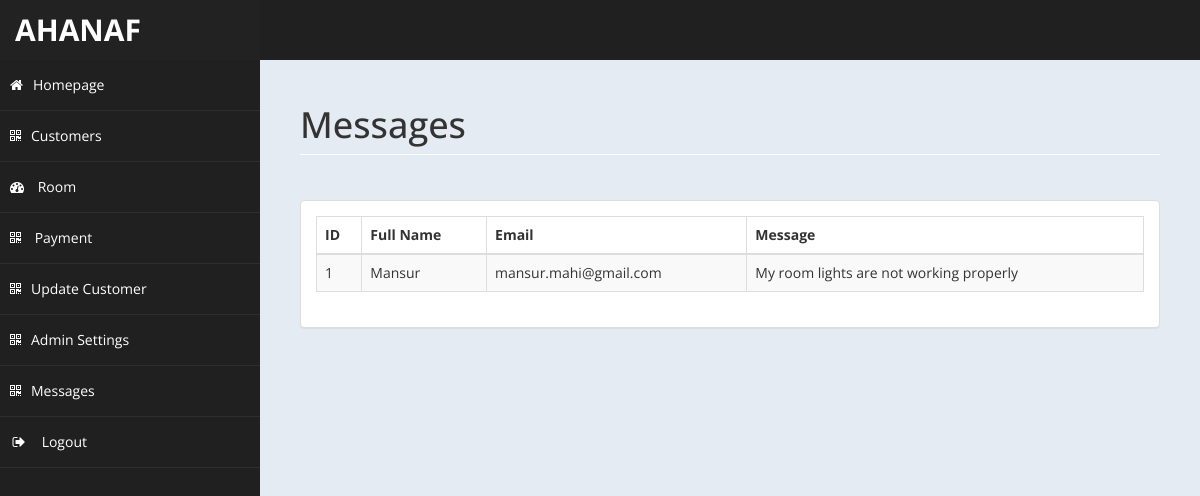
/admin/message.php (signed in), run on the app's committed database.
### tables this page shows
CREATE TABLE `messages` (
  `id` int(100) NOT NULL,
  `Fname` varchar(1000) NOT NULL,
  `Email` varchar(100) NOT NULL,
  `MessageBox` varchar(1000) NOT NULL
);

### admin/message.php (the view, shortened to what this page needs)
<!DOCTYPE html>
<html xmlns="http://www.w3.org/1999/xhtml">
<head>
    <link href="assets/css/bootstrap.css" rel="stylesheet" />
    <link href="assets/css/font-awesome.css" rel="stylesheet" />
    <link href="assets/css/custom-styles.css" rel="stylesheet" />
    <link href="assets/js/dataTables/dataTables.bootstrap.css" rel="stylesheet" />
</head>
<body>
<div id="wrapper">
<nav class="navbar navbar-default top-navbar" role="navigation">
            <div class="navbar-header">
                <a class="navbar-brand" href="home.php"><?php echo $_SESSION["user"]; ?> </a>
            </div>
        </nav>
        <nav class="navbar-default navbar-side" role="navigation">
        <div class="sidebar-collapse">
                <ul class="nav" id="main-menu">
                    <li>
                        <a  href="../index.php"><i class="fa fa-home"></i>Homepage</a>
                    </li>
                    <li>
                        <a class="active-menu" href="customer.php"><i class="fa fa-qrcode"></i>Customers</a>
                    </li>
                    <li>
                        <a href="roomdetails.php"><i class="fa fa-dashboard"></i> Room</a>
                    </li>
                    <li>
                        <a class="active-menu" href="payment.php"><i class="fa fa-qrcode"></i> Payment</a>
                    </li>
                    <li>
                        <a  href="updateuser.php"><i class="fa fa-qrcode"></i>Update Customer</a>
                    </li>
                    <li>
                        <a class="active-menu" href="usersetting.php"><i class="fa fa-qrcode"></i>Admin Settings</a>
                    </li>
                    <li>
                        <a class="active-menu" href="message.php"><i class="fa fa-qrcode"></i>Messages</a>
                    </li>
                    <li>
                        <a href="logout.php" ><i class="fa fa-sign-out fa-fw"></i> Logout</a>
                    </li>
            </div>
        </nav>
        <div id="page-wrapper" >
            <div id="page-inner">
			 <div class="row">
                    <div class="col-md-12">
                        <h1 class="page-header">
                            Messages <small></small>
                        </h1>
                    </div>
                </div>
                <div class="row">
                <div class="col-md-12">
                    <div class="panel panel-default">
                        <div class="panel-body">
                            <div class="table-responsive">
                                <table class="table table-striped table-bordered table-hover" id="dataTables-example">
                                    <thead>
                                        <tr>
                                            <th>ID</th>
											<th>Full Name</th>
                                            <th>Email</th>
                                            <th>Message</th>
                                        </tr>
                                    </thead>
                                    <tbody>
									<?php
										include ('db.php');
										$sql="select * from messages";
										$re = mysqli_query($con,$sql);
										while($row = mysqli_fetch_array($re))
										{
                                            echo"<tr class='gradeC'>
                                                <td>".$row['id']."</td>
                                                <td>".$row['Fname']."</td>
                                                <td>".$row['Email']."</td>
                                                <td>".$row['MessageBox']."</td>
                                                </tr>";
										}
									?>
                                    </tbody>
                                </table>
                            </div>
                        </div>
                    </div>
                </div>
            </div>
        </div>
</body>
</html>

### admin/assets/css/custom-styles.css (style rules this page uses)
body { font-family: 'Open Sans', sans-serif; }
#wrapper { width: 100%; background:#202020; }
#page-wrapper { padding: 15px 15px; min-height: 600px; background:#E5EBF2; }
#page-inner { width:100%; margin:10px 20px 10px 0px; background-color:transparent; padding:10px; min-height:1200px; }
h1, .h1, h2, .h2, h3, .h3 { margin-top: 7px; margin-bottom: -5px; }
.page-header { padding-bottom: 9px; margin: 10px 0 45px; border-bottom: 1px solid #ffffff; }
.top-navbar { margin:0px; }
.top-navbar .navbar-brand { color: #fff; width: 260px; text-align: left; height: 60px; font-size: 30px; font-weight: 700; text-transform: uppercase; line-height: 30px; }
.active-menu { background-color:#202020!important; }
.sidebar-collapse , .sidebar-collapse .nav { background:none; }
.sidebar-collapse .nav { padding:0; }
.sidebar-collapse .nav > li > a { color:#fff; background:transparent; text-shadow:none; }
.sidebar-collapse > .nav > li > a { padding:15px 10px; }
.sidebar-collapse > .nav > li { border-bottom: 1px solid rgba(107, 108, 109, 0.19); }
.navbar-side { border:none; background-color: transparent; }
.top-navbar { background:#202020; border-bottom:none; }
.navbar-default { border:0px solid black; }
.navbar-header { background: #222222; }
.nav > li > a > i { margin-right:10px; }
@media (min-width:768px) { #page-wrapper { margin: 0 0 0 260px; padding: 15px 30px; min-height: 1200px; } }
@media (min-width:768px) { .navbar-side { z-index: 1; position: absolute; width: 260px; } }
@media (min-width:768px) { .navbar { border-radius: 0px; } }

### data on the page
messages: id "1", Fname "Mansur", Email "mansur.mahi@gmail.com", MessageBox "My room lights are not working properly"

### other printed values
$_SESSION["user"] "AHANAF"
